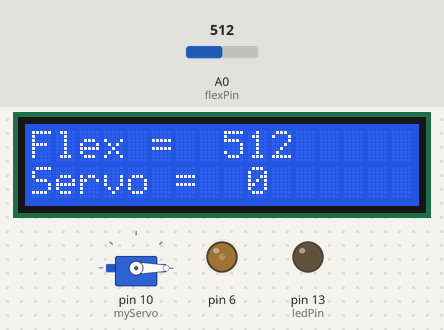
The sketch below on a simulated Arduino Uno, built with avr-gcc and run on an emulated ATmega328P. Shown: 16×2 character LCD, servo, output pins drawn as LEDs (lit = HIGH). The test bench sets the inputs (shaded band); at power-on: A0 (flexPin) = 512. What the sketch prints to the serial monitor is not drawn.

Above: at 1.2 s.
1.3 s: A0 (flexPin) set to 900
At 2.4 s:
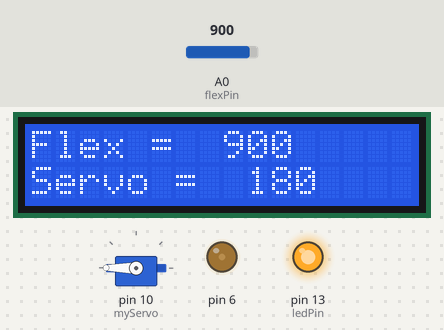
2.8 s: A0 (flexPin) set to 880
At 4.2 s:
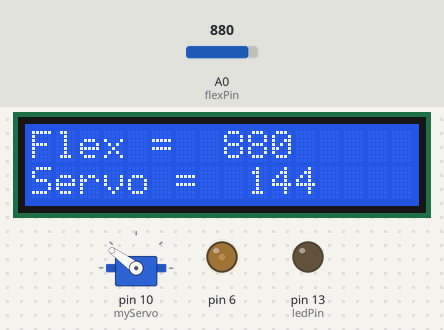
5.8 s: A0 (flexPin) set to 1023
At 7.1 s:
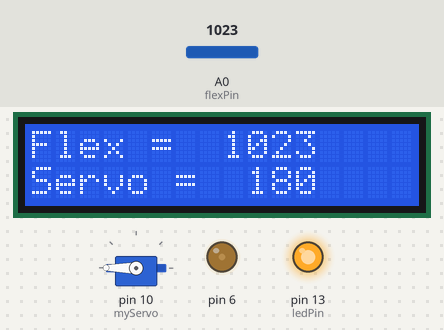
Timing chart, 0 to 8.8 s (numbered marks = the images above; inputs shaded):
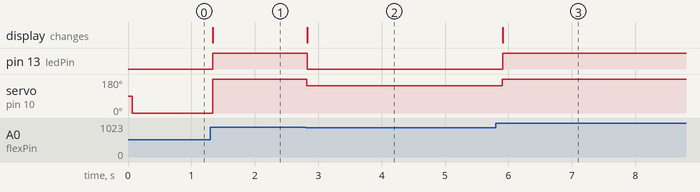

The sketch:

Flex-Servo-LCD.ino
```cpp
// C++ code
//
#include <Servo.h>
#include<LiquidCrystal.h>
LiquidCrystal lcd(12,11,5,4,3,2);
Servo myServo;
const int flexPin = A0;
const int ledPin = 13;
void setup()
{
Serial.begin(9600);
analogWrite(6,50);
lcd.begin(16,2);
myServo.attach(10);
pinMode(ledPin,OUTPUT);
}
void loop()
{
int flexValue;
int servoPosition;
flexValue = analogRead(flexPin);
Serial.print("sensor: ");
Serial.println(flexValue);

servoPosition = map(flexValue, 800, 900, 0, 180);
servoPosition = constrain(servoPosition, 0, 180);

myServo.write(servoPosition);
 lcd.clear();
 lcd.setCursor(0,0);
 lcd.print("Flex = ");
 lcd.setCursor(8,0);
 lcd.print(flexValue);
 lcd.setCursor(0,1);
 lcd.print("Servo = ");
 lcd.setCursor(9,1);
 lcd.print(servoPosition);

if(flexValue>890)
digitalWrite(ledPin,HIGH);
else
digitalWrite(ledPin,LOW);

delay(100);
}
```

Measured:
- after the input at 1.3 s, pin 13 (ledPin): LOW → HIGH at once; servo on pin 10 (myServo): 0° → 180° at once; the display: changes at once (image 1)
- after the input at 2.8 s, pin 13 (ledPin): HIGH → LOW at once; servo on pin 10 (myServo): 180° → 144° at once; the display: changes at once (image 2)
- after the input at 5.8 s, pin 13 (ledPin): LOW → HIGH after 0.11 s; servo on pin 10 (myServo): 144° → 180° after 0.10 s; the display: changes after 0.11 s (image 3)
